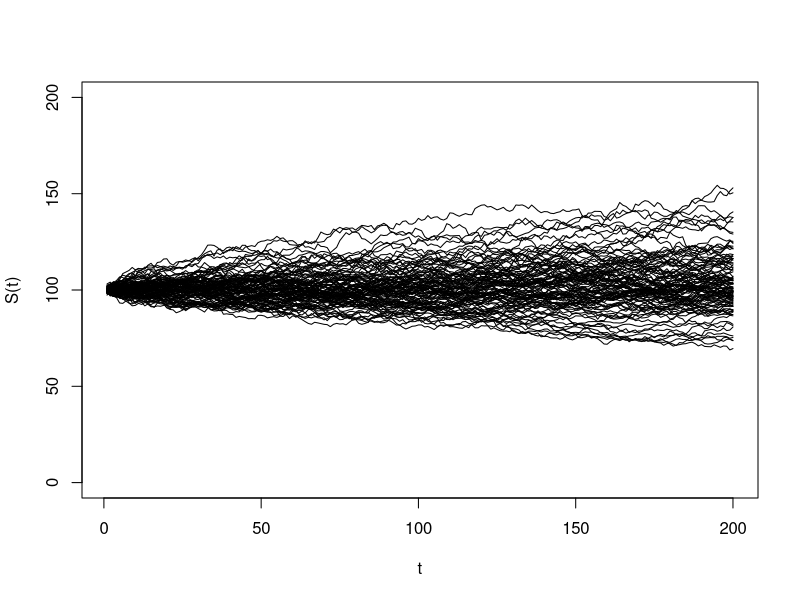

Recreate this plot in R.
# We try different sizes of n, in this cas, 10, 100, 1000 and 10000.
for (m in c(10, 100, 1000, 10000)){

	S0 <- 100
	K <- 100
	r <- 0.04
	sigma <- 0.2
	h <- 200
	T_values <- 0.5/h
	random_numbers <- rep(NA, m)
	
	for(i in 1:m){
		# Initialize the value of the underlying at each new path
		S0 <- 100
		# Random vector for the new path
		random_walk <- rnorm(h)

		for(j in 1:h){
			random_walk[j] <- S0 * exp( (r-((sigma^2)/2))*T_values + sigma*random_walk[j]*sqrt(T_values))
			S0 <- random_walk[j]
		}
		#To valuate, we just need the mean of it
		random_numbers[i] <- mean(random_walk)

        # Uncomment only if you can see the trajectories
		if(i == 1 && m == 10) plot(random_walk, type="l", ylim=c(0, 200), xlab="t", ylab="S(t)")
		else if (m == 100) lines(random_walk)
		
	}
	# Get the limits of the confidence interval
	lim_inf <- mean(random_numbers) - ((1.96 * sqrt(var(random_numbers)))/sqrt(m))
	lim_sup <- mean(random_numbers) + ((1.96 * sqrt(var(random_numbers)))/sqrt(m))
		
	if (m == 10)
	print("Results for M of the approximation, lower and upper limits and range\n")
	print(paste("m=", m, "mean=", mean(random_numbers), "lower=", lim_inf, "upper", lim_sup, "range=", lim_sup-lim_inf))
}
